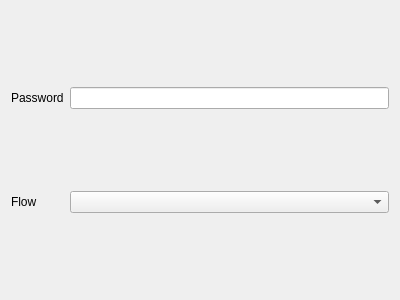
<?xml version="1.0" encoding="UTF-8"?>
<ui version="4.0">
 <class>EditTrojanVLESS</class>
 <widget class="QWidget" name="EditTrojanVLESS">
  <property name="geometry">
   <rect>
    <x>0</x>
    <y>0</y>
    <width>400</width>
    <height>300</height>
   </rect>
  </property>
  <property name="windowTitle">
   <string notr="true"/>
  </property>
  <layout class="QGridLayout" name="gridLayout">
   <item row="0" column="1">
    <widget class="MyLineEdit" name="password"/>
   </item>
   <item row="0" column="0">
    <widget class="QLabel" name="label">
     <property name="text">
      <string>Password</string>
     </property>
    </widget>
   </item>
   <item row="1" column="0">
    <widget class="QLabel" name="flow_l">
     <property name="text">
      <string notr="true">Flow</string>
     </property>
    </widget>
   </item>
   <item row="1" column="1">
    <widget class="QComboBox" name="flow">
     <item>
      <property name="text">
       <string notr="true"/>
      </property>
     </item>
    </widget>
   </item>
  </layout>
 </widget>
 <customwidgets>
  <customwidget>
   <class>MyLineEdit</class>
   <extends>QLineEdit</extends>
   <header>include/ui/utils/MyLineEdit.h</header>
  </customwidget>
 </customwidgets>
 <resources/>
 <connections/>
</ui>
